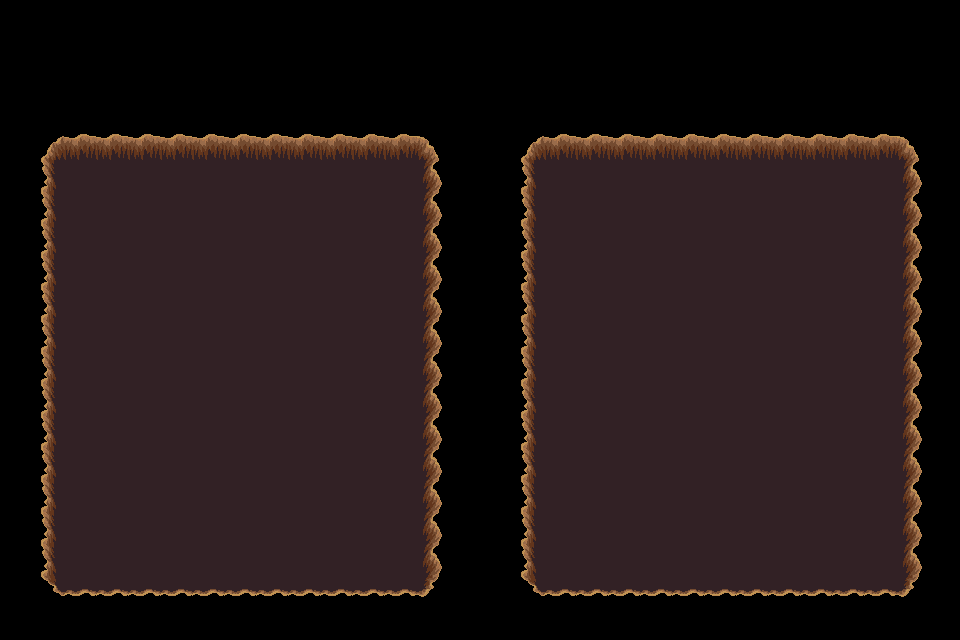

This is a level from a 2D game, rendered from its Tiled map with the project's own tilesets. A one-line summary and the complete map file follow:
An orthogonal 30x20 tile map with 32x32 px tiles, 1 tile layer (trou).

<map version="1.4" tiledversion="1.4.3" orientation="orthogonal" renderorder="right-down" width="30" height="20" tilewidth="32" tileheight="32" infinite="0" nextlayerid="9" nextobjectid="1">
 <tileset firstgid="1" source="../../../dungeon_green.tsx" />
 <layer id="8" name="trou" width="30" height="20">
  <data encoding="csv">
0,0,0,0,0,0,0,0,0,0,0,0,0,0,0,0,0,0,0,0,0,0,0,0,0,0,0,0,0,0,
0,0,0,0,0,0,0,0,0,0,0,0,0,0,0,0,0,0,0,0,0,0,0,0,0,0,0,0,0,0,
0,0,0,0,0,0,0,0,0,0,0,0,0,0,0,0,0,0,0,0,0,0,0,0,0,0,0,0,0,0,
0,0,0,0,0,0,0,0,0,0,0,0,0,0,0,0,0,0,0,0,0,0,0,0,0,0,0,0,0,0,
0,432,433,433,433,433,433,433,433,433,433,433,433,434,0,0,432,433,433,433,433,433,433,433,433,433,433,433,434,0,
0,455,456,456,456,456,456,456,456,456,456,456,456,457,0,0,455,456,456,456,456,456,456,456,456,456,456,456,457,0,
0,455,456,456,456,456,456,456,456,456,456,456,456,457,0,0,455,456,456,456,456,456,456,456,456,456,456,456,457,0,
0,455,456,456,456,456,456,456,456,456,456,456,456,457,0,0,455,456,456,456,456,456,456,456,456,456,456,456,457,0,
0,455,456,456,456,456,456,456,456,456,456,456,456,457,0,0,455,456,456,456,456,456,456,456,456,456,456,456,457,0,
0,455,456,456,456,456,456,456,456,456,456,456,456,457,0,0,455,456,456,456,456,456,456,456,456,456,456,456,457,0,
0,455,456,456,456,456,456,456,456,456,456,456,456,457,0,0,455,456,456,456,456,456,456,456,456,456,456,456,457,0,
0,455,456,456,456,456,456,456,456,456,456,456,456,457,0,0,455,456,456,456,456,456,456,456,456,456,456,456,457,0,
0,455,456,456,456,456,456,456,456,456,456,456,456,457,0,0,455,456,456,456,456,456,456,456,456,456,456,456,457,0,
0,455,456,456,456,456,456,456,456,456,456,456,456,457,0,0,455,456,456,456,456,456,456,456,456,456,456,456,457,0,
0,455,456,456,456,456,456,456,456,456,456,456,456,457,0,0,455,456,456,456,456,456,456,456,456,456,456,456,457,0,
0,455,456,456,456,456,456,456,456,456,456,456,456,457,0,0,455,456,456,456,456,456,456,456,456,456,456,456,457,0,
0,455,456,456,456,456,456,456,456,456,456,456,456,457,0,0,455,456,456,456,456,456,456,456,456,456,456,456,457,0,
0,455,456,456,456,456,456,456,456,456,456,456,456,457,0,0,455,456,456,456,456,456,456,456,456,456,456,456,457,0,
0,478,479,479,479,479,479,479,479,479,479,479,479,480,0,0,478,479,479,479,479,479,479,479,479,479,479,479,480,0,
0,0,0,0,0,0,0,0,0,0,0,0,0,0,0,0,0,0,0,0,0,0,0,0,0,0,0,0,0,0
</data>
 </layer>
</map>
